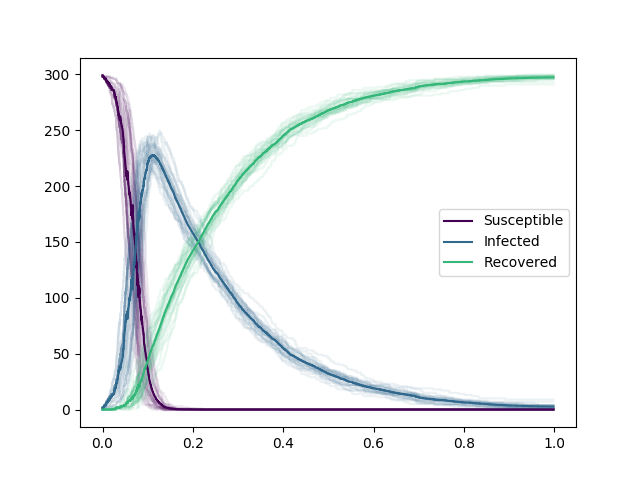

This chart was generated by the following Python code:
import sys
sys.path.insert(0, '/home/yannik/ssa')

import ssa
import numpy as np
import matplotlib.pyplot as plt


def run():
    reactants = np.array([[1, 1, 0], [0, 1, 0]])
    products = np.array([[0, 2, 0], [0, 0, 1]])
    x0 = np.array([299, 1, 0])
    t_max = 1.0
    k = np.array([0.3, 5])
    x_names = ["Susceptible", "Infected", "Recovered"]
    model = ssa.Model(reactants, products, x0=x0, t_max=t_max, k=k)
    result = model.simulate(n_reps=20)
    ssa.plot(result, x_names=x_names, set_xlim_to_t_max=False, show=False)
    plt.savefig("sir.png")


run()
